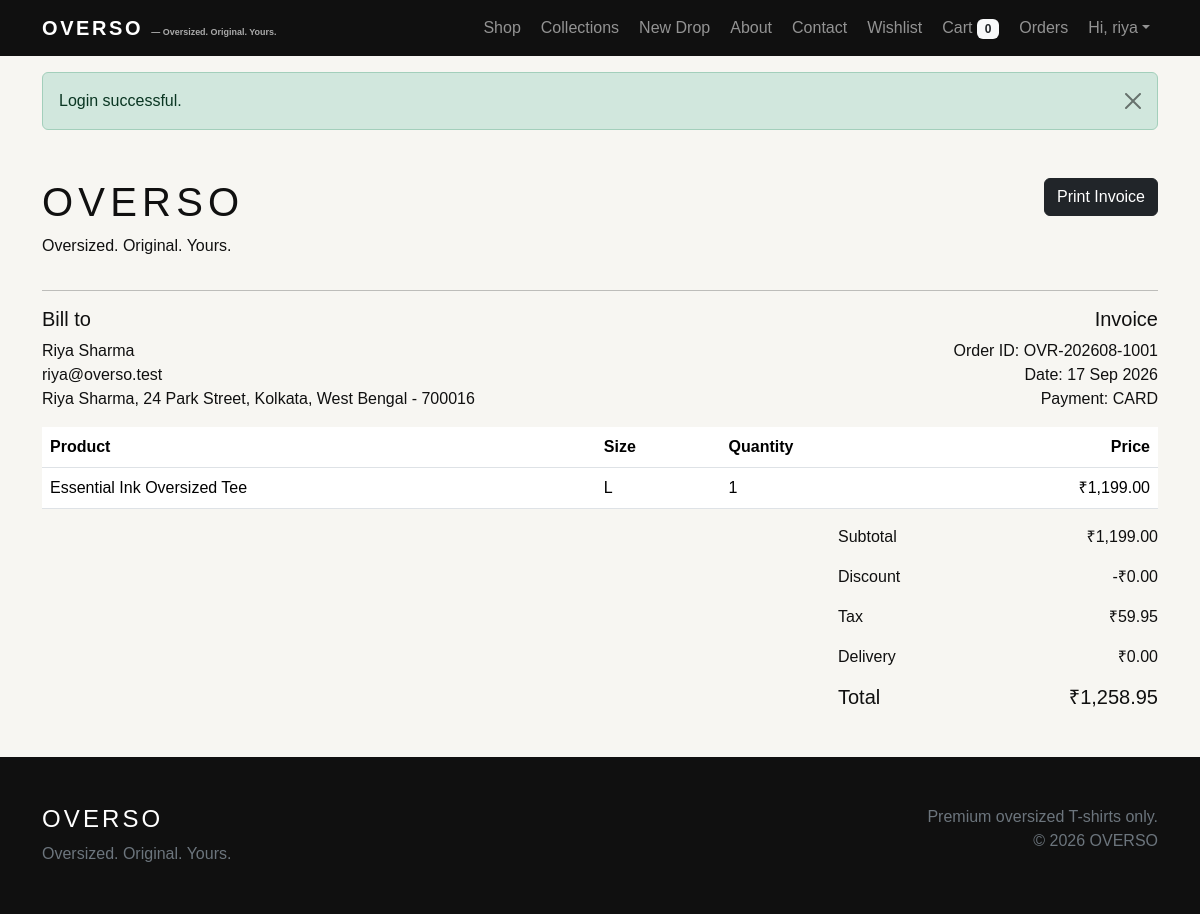
Page /invoice.php?id=1 (signed in) on the committed database.
### tables this page shows
CREATE TABLE orders (id INT AUTO_INCREMENT PRIMARY KEY,order_number VARCHAR(30) UNIQUE NOT NULL,user_id INT NOT NULL,coupon_id INT NULL,shipping_address TEXT NOT NULL,billing_address TEXT NOT NULL,subtotal DECIMAL(10,2) NOT NULL,coupon_discount DECIMAL(10,2) DEFAULT 0,tax DECIMAL(10,2) DEFAULT 0,delivery_charge DECIMAL(10,2) DEFAULT 0,total_amount DECIMAL(10,2) NOT NULL,payment_method ENUM('cod','upi','card','netbanking') NOT NULL,payment_status ENUM('pending','paid','failed') DEFAULT 'pending',order_status ENUM('pending','confirmed','packed','shipped','out_for_delivery','delivered','cancelled') DEFAULT 'pending',created_at TIMESTAMP DEFAULT CURRENT_TIMESTAMP,FOREIGN KEY(user_id) REFERENCES users(id),FOREIGN KEY(coupon_id) REFERENCES coupons(id),INDEX(order_status));

CREATE TABLE users (id INT AUTO_INCREMENT PRIMARY KEY, full_name VARCHAR(100) NOT NULL, username VARCHAR(50) NOT NULL UNIQUE, email VARCHAR(120) NOT NULL UNIQUE, mobile VARCHAR(15) NOT NULL UNIQUE, password VARCHAR(255) NOT NULL, address TEXT, profile_image VARCHAR(255) DEFAULT NULL, status ENUM('blocked','active') NOT NULL DEFAULT 'blocked', created_at TIMESTAMP DEFAULT CURRENT_TIMESTAMP, INDEX(status));

CREATE TABLE order_items (id INT AUTO_INCREMENT PRIMARY KEY,order_id INT NOT NULL,product_id INT NOT NULL,product_name VARCHAR(150) NOT NULL,size VARCHAR(10) NOT NULL,quantity INT NOT NULL,unit_price DECIMAL(10,2) NOT NULL,FOREIGN KEY(order_id) REFERENCES orders(id) ON DELETE CASCADE,FOREIGN KEY(product_id) REFERENCES products(id));

### config/database.php (called while the page is built, shortened)
<?php
function db(): PDO {
    static $pdo;
    if (!$pdo) {
        $pdo = new PDO('mysql:host='.DB_HOST.';dbname='.DB_NAME.';charset=utf8mb4', DB_USER, DB_PASS, [
            PDO::ATTR_ERRMODE => PDO::ERRMODE_EXCEPTION,
            PDO::ATTR_DEFAULT_FETCH_MODE => PDO::FETCH_ASSOC,
        ]);
    }
    return $pdo;
}

### includes/functions.php (called while the page is built, shortened)
<?php
require_once __DIR__ . '/../config/database.php';
function e($value): string { return htmlspecialchars((string)$value, ENT_QUOTES, 'UTF-8'); }
function money($amount): string { return '₹' . number_format((float)$amount, 2); }

### invoice.php (the view)
<?php require 'includes/functions.php';require_login();$q=db()->prepare('SELECT o.*,u.full_name,u.email,u.mobile FROM orders o JOIN users u ON u.id=o.user_id WHERE o.id=? AND o.user_id=?');$q->execute([(int)($_GET['id']??0),user()['id']]);$o=$q->fetch();if(!$o)go('orders.php');$q=db()->prepare('SELECT * FROM order_items WHERE order_id=?');$q->execute([$o['id']]);$items=$q->fetchAll();$pageTitle='Invoice';require 'includes/header.php';require 'includes/navbar.php'; ?><main class="container my-5"><div class="d-flex justify-content-between align-items-start"><div><h1 class="tracking">OVERSO</h1><p>Oversized. Original. Yours.</p></div><button class="btn btn-dark" onclick="window.print()">Print Invoice</button></div><hr><div class="row"><div class="col-md-6"><h5>Bill to</h5><p><?=e($o['full_name'])?><br><?=e($o['email'])?><br><?=nl2br(e($o['billing_address']))?></p></div><div class="col-md-6 text-md-end"><h5>Invoice</h5><p>Order ID: <?=e($o['order_number'])?><br>Date: <?=date('d M Y',strtotime($o['created_at']))?><br>Payment: <?=e(strtoupper($o['payment_method']))?></p></div></div><table class="table"><thead><tr><th>Product</th><th>Size</th><th>Quantity</th><th class="text-end">Price</th></tr></thead><tbody><?php foreach($items as $i): ?><tr><td><?=e($i['product_name'])?></td><td><?=e($i['size'])?></td><td><?=$i['quantity']?></td><td class="text-end"><?=money($i['unit_price']*$i['quantity'])?></td></tr><?php endforeach ?></tbody></table><div class="ms-auto" style="max-width:320px"><p class="d-flex justify-content-between"><span>Subtotal</span><span><?=money($o['subtotal'])?></span></p><p class="d-flex justify-content-between"><span>Discount</span><span>-<?=money($o['coupon_discount'])?></span></p><p class="d-flex justify-content-between"><span>Tax</span><span><?=money($o['tax'])?></span></p><p class="d-flex justify-content-between"><span>Delivery</span><span><?=money($o['delivery_charge'])?></span></p><h5 class="d-flex justify-content-between"><span>Total</span><span><?=money($o['total_amount'])?></span></h5></div></main><?php require 'includes/footer.php'; ?>

### assets/css/style.css (style rules this page uses)
:root { --ink:#101010;--paper:#f7f6f2;--lime:#d6ff39 }
body { background:var(--paper);color:var(--ink);font-family:Arial,sans-serif }
.tracking { letter-spacing:.13em }
.table { background:#fff }

### rows in the picture
orders: user.full_name "Riya Sharma", user.email "riya@overso.test", billing_address "Riya Sharma, 24 Park Street, Kolkata, West Bengal - 700016", order_number "OVR-202608-1001", created_at "17 Sep 2026", payment_method "CARD", subtotal "₹1,199.00", coupon_discount "₹0.00", tax "₹59.95", delivery_charge "₹0.00", total_amount "₹1,258.95"
order_items: product_name "Essential Ink Oversized Tee", size "L", quantity "1", money($i['unit_price']*$i['quantity']) "₹1,199.00"

### other values in the picture
cart_count() "0"
user()['username'] "riya"
$msg "Login successful."
